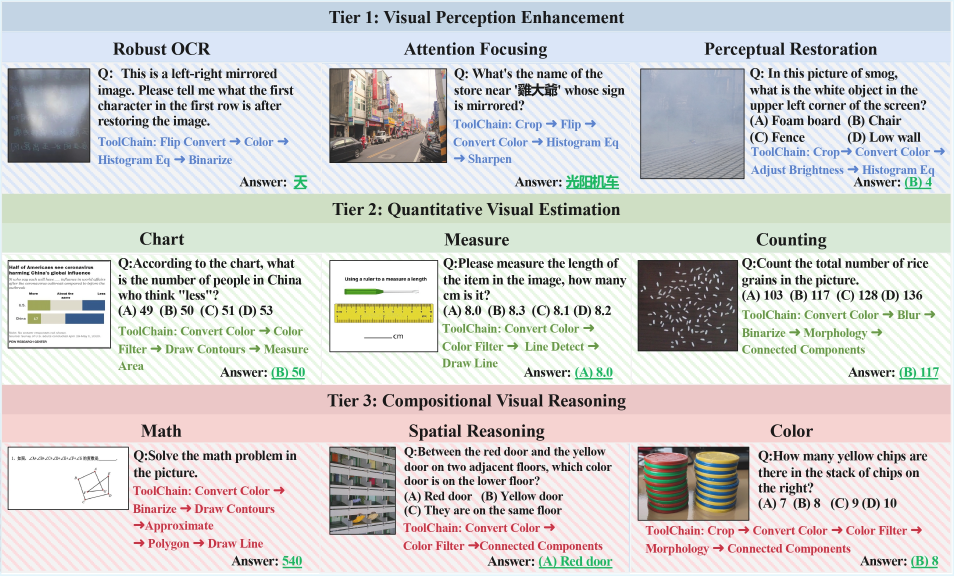
#> input picture src/Tasks.jpg, 2862 x 1727 px (shown at 1/3 size); its folder holds only this picture in this run
$ python -i opencv_interface.py   (imports and definitions only)   (older library calls are emulated)
#> lines starting #> are read from the running program, lines starting #| are printed output that depends on the picture; after the words box and inside, x2 and y2 are one past the last pixel; in counts of white or black regions, pixels touching at a corner belong together
#> further down, picture is the input picture: shape (1727, 2862, 3); mean B, G, R 208.5, 209.8, 210.8
import json
import os
import base64
from io import BytesIO
from typing import Dict, List, Tuple

import cv2
import numpy as np
from PIL import Image

from qwen_agent.llm.schema import ContentItem
from qwen_agent.utils.utils import load_image_from_base64, logger


# Default parameter presets (for reference, but not enforced)
DEFAULT_PRESETS = {
    "canny_low": (50, 100),
    "canny_medium": (100, 200),
    "canny_high": (150, 250),
}


# [150 lines left out: functions _parse_bgr_color, _parse_color_range, pil_to_base64, _find_image_file, load_image, _parse_params, not called in this run]


def _prepare_image(image) -> Tuple[Image.Image, np.ndarray]:
    pil_img = load_image(image)
    return pil_img, cv2.cvtColor(np.array(pil_img), cv2.COLOR_RGB2BGR)


def _cv2_to_pil(cv_img: np.ndarray) -> Image.Image:
    rgb_img = cv2.cvtColor(cv_img, cv2.COLOR_BGR2RGB)
    return Image.fromarray(rgb_img)


# [221 lines left out: functions _colorspace, _resize, _rotate, _translate, _flip, _blur, not called in this run]


def _threshold(cv_img, params: Dict = None):
    """
    Apply thresholding to create a binary image.

    Args:
        cv_img: Input image (BGR format)
        params: Dictionary with:
            - "mode": "binary", "otsu", "adaptive_mean", or "adaptive_gaussian" (default: "otsu")
            - "invert": bool, whether to invert the result (default: False)
            - "color_mode": "grayscale" (default) or "bgr" (process each channel separately)
            - "threshold_value": int for binary mode (default: 127, range: 0-255)
            - "adaptive_block_size": int for adaptive modes (default: 11, must be odd)
            - "adaptive_constant": int for adaptive modes (default: 2)
            - "channels": list of channel indices for BGR mode (default: [0, 1, 2])

    Returns:
        Tuple of (thresholded_image, message)
    """
    if params is None:
        params = {}

    mode = str(params.get("mode", "otsu")).lower()
    invert = bool(params.get("invert", False))
    color_mode = str(params.get("color_mode", "grayscale")).lower()

    if mode not in ["binary", "otsu", "adaptive_mean", "adaptive_gaussian"]:
        raise ValueError("threshold mode must be binary, otsu, adaptive_mean, or adaptive_gaussian.")

    if color_mode == "grayscale":
        # Convert to grayscale and apply threshold
        gray = cv2.cvtColor(cv_img, cv2.COLOR_BGR2GRAY)
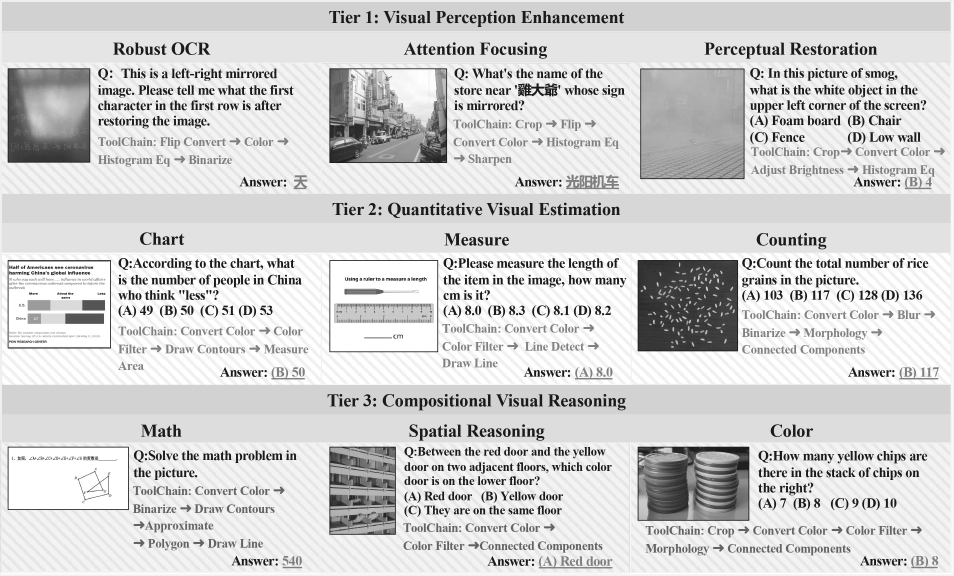
#> gray: shape (1727, 2862) (shown at 1/3 size); min 25, max 255, mean 210

        if mode == "binary":
            threshold_value = int(params.get("threshold_value", 127))
            threshold_value = max(0, min(255, threshold_value))
            threshold_val, th = cv2.threshold(gray, threshold_value, 255, cv2.THRESH_BINARY)
        elif mode == "otsu":
            threshold_val, th = cv2.threshold(gray, 0, 255, cv2.THRESH_BINARY + cv2.THRESH_OTSU)
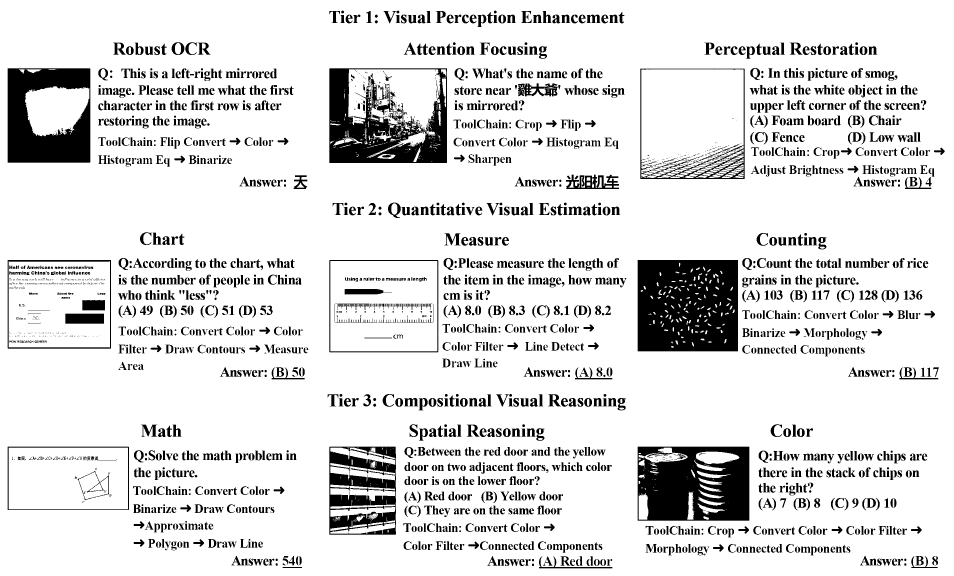
#> th: shape (1727, 2862) (shown at 1/3 size); 86.8% white; 2798 black regions (925 under 20 px), largest, box (x1, y1, x2, y2) and area: (1913, 780, 2214, 1054) 77890, (1913, 1340, 2248, 1562) 58440, (988, 205, 1341, 489) 54052
#> threshold_val = 152
        elif mode == "adaptive_mean":
            block_size = int(params.get("adaptive_block_size", 11))
            if block_size % 2 == 0:
                block_size += 1
            block_size = max(3, min(block_size, 101))
            constant = int(params.get("adaptive_constant", 2))
            threshold_val = -1
            th = cv2.adaptiveThreshold(gray, 255, cv2.ADAPTIVE_THRESH_MEAN_C, cv2.THRESH_BINARY, block_size, constant)
        elif mode == "adaptive_gaussian":
            block_size = int(params.get("adaptive_block_size", 11))
            if block_size % 2 == 0:
                block_size += 1
            block_size = max(3, min(block_size, 101))
            constant = int(params.get("adaptive_constant", 2))
            threshold_val = -1
            th = cv2.adaptiveThreshold(gray, 255, cv2.ADAPTIVE_THRESH_GAUSSIAN_C, cv2.THRESH_BINARY, block_size, constant)

        if invert:
            th = 255 - th

        white_pixels = int(np.sum(th == 255))
#> white_pixels = 4292061
        total_pixels = th.size
#> total_pixels = 4942674
        info = {
            "mode": mode,
            "color_mode": "grayscale",
            "threshold": float(threshold_val) if 'threshold_val' in locals() else -1.0,
            "white_pixels": white_pixels,
            "white_ratio": float(white_pixels) / total_pixels,
            "invert": invert
        }
#> info = {'mode': 'otsu', 'color_mode': 'grayscale', 'threshold': 152, 'white_pixels': 4292061, 'white_ratio': 0.868, 'invert': False}
        msg = f"Applied {mode} threshold (grayscale mode). INFO: {json.dumps(info)}"
        return cv2.cvtColor(th, cv2.COLOR_GRAY2BGR), msg

    elif color_mode == "bgr":
        # Apply threshold to each BGR channel separately
        channels = params.get("channels", [0, 1, 2])
        result = cv_img.copy()

        if mode == "binary":
            threshold_value = int(params.get("threshold_value", 127))
            threshold_value = max(0, min(255, threshold_value))
            for ch in channels:
                if 0 <= ch < 3:
                    _, result[:, :, ch] = cv2.threshold(cv_img[:, :, ch], threshold_value, 255, cv2.THRESH_BINARY)
        elif mode == "otsu":
            for ch in channels:
                if 0 <= ch < 3:
                    _, result[:, :, ch] = cv2.threshold(cv_img[:, :, ch], 0, 255, cv2.THRESH_BINARY + cv2.THRESH_OTSU)
        elif mode == "adaptive_mean":
            block_size = int(params.get("adaptive_block_size", 11))
            if block_size % 2 == 0:
                block_size += 1
            block_size = max(3, min(block_size, 101))
            constant = int(params.get("adaptive_constant", 2))
            for ch in channels:
                if 0 <= ch < 3:
                    result[:, :, ch] = cv2.adaptiveThreshold(cv_img[:, :, ch], 255, cv2.ADAPTIVE_THRESH_MEAN_C, cv2.THRESH_BINARY, block_size, constant)
        elif mode == "adaptive_gaussian":
            block_size = int(params.get("adaptive_block_size", 11))
            if block_size % 2 == 0:
                block_size += 1
            block_size = max(3, min(block_size, 101))
            constant = int(params.get("adaptive_constant", 2))
            for ch in channels:
                if 0 <= ch < 3:
                    result[:, :, ch] = cv2.adaptiveThreshold(cv_img[:, :, ch], 255, cv2.ADAPTIVE_THRESH_GAUSSIAN_C, cv2.THRESH_BINARY, block_size, constant)

        if invert:
            result = 255 - result

        white_pixels = int(np.sum(result == 255))
        total_pixels = result.size
        info = {
            "mode": mode,
            "color_mode": "bgr",
            "channels": channels,
            "white_pixels": white_pixels,
            "white_ratio": float(white_pixels) / total_pixels,
            "invert": invert
        }
        msg = f"Applied {mode} threshold to BGR channels {channels}. INFO: {json.dumps(info)}"
        return result, msg

    else:
        raise ValueError("color_mode must be 'grayscale' or 'bgr'.")


# [1797 lines left out: functions _morphology, _gradients, _canny, _pyramid, _find_and_rank_contours, _contours and 26 more, not called in this run]

>>> import cv2
>>> picture = cv2.imread('../../../src/Tasks.jpg')
>>> result = _threshold(picture)
